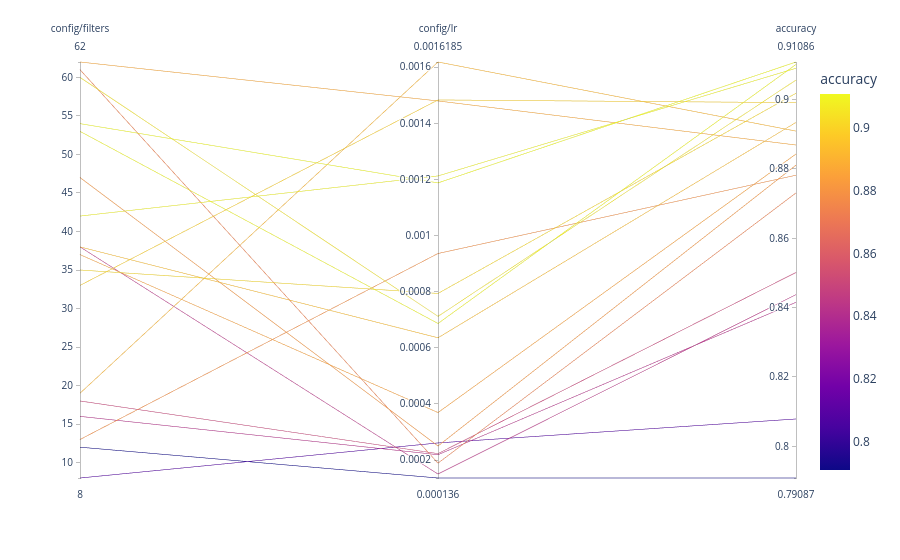

Notebook cell for this chart:
### Code cell
columns = ["config/filters", "config/lr", "accuracy"]
visualize.parallel_plot(analysis, columns)

### Figure 1 — Plotly figure (JSON) as saved in the notebook; plotly's stock layout.template omitted (floating-point values rounded to 4 significant figures)
{"data": [{"dimensions": [{"label": "config/filters", "values": [38, 54, 12, 16, 13, 53, 61, 37, 47, 33, 62, 38, 19, 8, 42, 60, 35, 18]}, {"label": "config/lr", "values": [0.0001501, 0.001188, 0.000136, 0.000219, 0.0009361, 0.0006867, 0.0001889, 0.0003693, 0.0002501, 0.001483, 0.00148, 0.0006357, 0.001618, 0.0002609, 0.001212, 0.0007122, 0.0007937, 0.0002228]}, {"label": "accuracy", "values": [0.8438, 0.9109, 0.7909, 0.8415, 0.8782, 0.9102, 0.8731, 0.8843, 0.8811, 0.8991, 0.8869, 0.8934, 0.8909, 0.8079, 0.9091, 0.9056, 0.9018, 0.8502]}], "domain": {"x": [0, 1], "y": [0, 1]}, "line": {"color": [0.8438, 0.9109, 0.7909, 0.8415, 0.8782, 0.9102, 0.8731, 0.8843, 0.8811, 0.8991, 0.8869, 0.8934, 0.8909, 0.8079, 0.9091, 0.9056, 0.9018, 0.8502], "coloraxis": "coloraxis"}, "name": "", "type": "parcoords"}], "layout": {"coloraxis": {"colorbar": {"title": {"text": "accuracy"}}, "colorscale": [[0, "#0d0887"], [0.1111, "#46039f"], [0.2222, "#7201a8"], [0.3333, "#9c179e"], [0.4444, "#bd3786"], [0.5556, "#d8576b"], [0.6667, "#ed7953"], [0.7778, "#fb9f3a"], [0.8889, "#fdca26"], [1, "#f0f921"]]}, "legend": {"tracegroupgap": 0}, "margin": {"t": 60}}}
